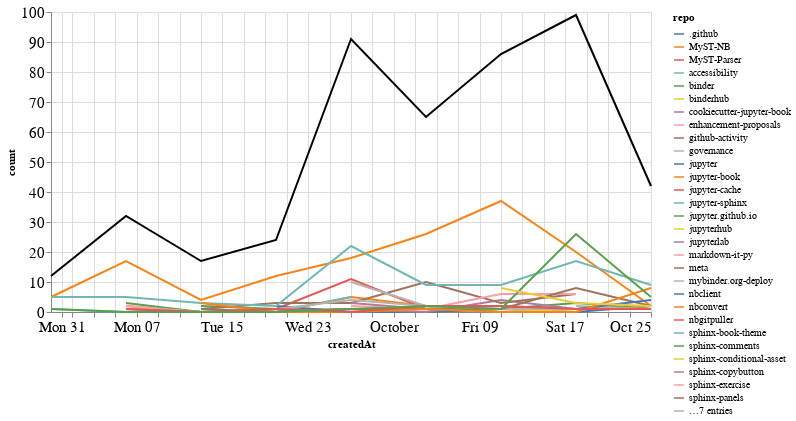

Notebook code for this chart:
### Markdown cell above
## Comments

### Code cell
comments_time = comments.groupby('repo').resample('W', on='createdAt').count()['author'].reset_index()
comments_time = comments_time.rename(columns={'author': 'count'})
comments_time_total = comments_time.groupby('createdAt').agg({"count": "sum"}).reset_index()
ch1 = alt.Chart(comments_time, width=600).mark_line().encode(
    x='createdAt',
    y='count',
    color='repo',
    tooltip="repo"
)

ch2 = alt.Chart(comments_time_total, width=600).mark_line(color="black").encode(
    x='createdAt',
    y='count',
)

ch1 + ch2

### Figure 1 — Vega-Lite specification as saved in the notebook (floating-point values rounded to 4 significant figures; data arrays with more than 128 entries replaced by an {"elided": "..."} marker saying what was removed)
{"config": {"axisLeft": {"labelFontSize": 15}, "axisBottom": {"labelFontSize": 15}}, "layer": [{"data": {"name": "data-ef5df9e900c316dbd90d54b03a1e67a9"}, "mark": "line", "encoding": {"color": {"type": "nominal", "field": "repo"}, "tooltip": {"type": "nominal", "field": "repo"}, "x": {"type": "temporal", "field": "createdAt"}, "y": {"type": "quantitative", "field": "count"}}, "width": 600}, {"data": {"name": "data-dd1c07fbe62c5c16972a95c3773d811f"}, "mark": {"type": "line", "color": "black"}, "encoding": {"x": {"type": "temporal", "field": "createdAt"}, "y": {"type": "quantitative", "field": "count"}}, "width": 600}], "$schema": "https://vega.github.io/schema/vega-lite/v4.8.1.json", "datasets": {"data-ef5df9e900c316dbd90d54b03a1e67a9": {"elided": "142 records"}, "data-dd1c07fbe62c5c16972a95c3773d811f": [{"createdAt": "2020-08-30T00:00:00", "count": 12}, {"createdAt": "2020-09-06T00:00:00", "count": 32}, {"createdAt": "2020-09-13T00:00:00", "count": 17}, {"createdAt": "2020-09-20T00:00:00", "count": 24}, {"createdAt": "2020-09-27T00:00:00", "count": 91}, {"createdAt": "2020-10-04T00:00:00", "count": 65}, {"createdAt": "2020-10-11T00:00:00", "count": 86}, {"createdAt": "2020-10-18T00:00:00", "count": 99}, {"createdAt": "2020-10-25T00:00:00", "count": 42}]}}
